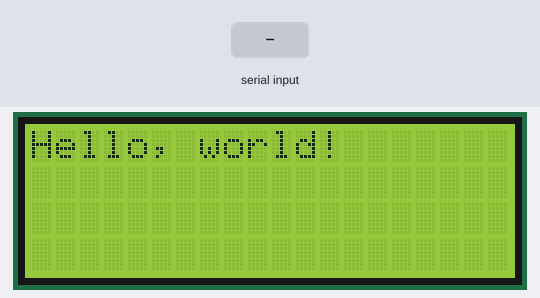
Simulated run of this sketch. Board: Arduino Uno, built with avr-gcc and run on an emulated ATmega328P. Parts: 20×4 character LCD. The inputs (shaded band) are chosen by the test bench. What the sketch prints to the serial monitor is not drawn.

Above: at 1.2 s.
1.3 s: "y" received over Serial
At 1.9 s:
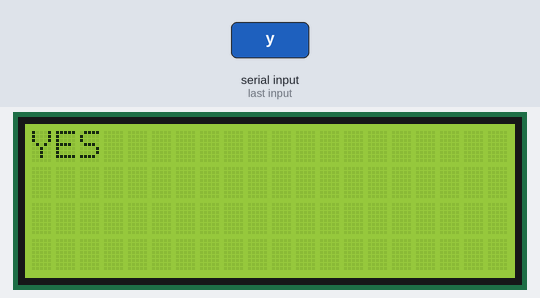
2.8 s: "n" received over Serial
At 4.0 s:
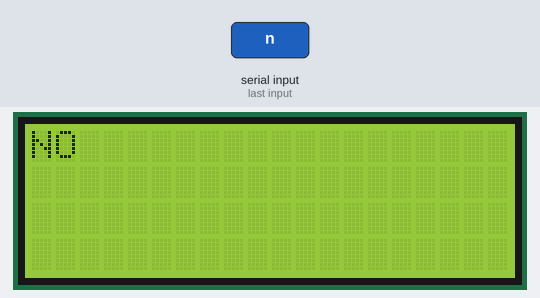
4.3 s: "m" received over Serial
At 5.5 s:
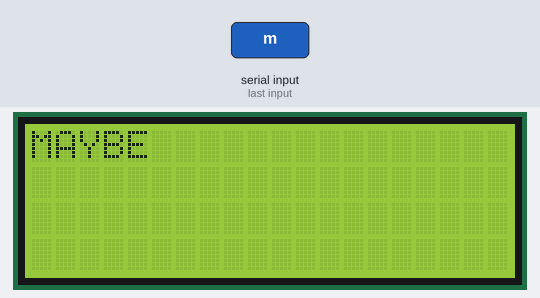
Timing chart, 0 to 7.3 s (numbered marks = the images above; inputs shaded):
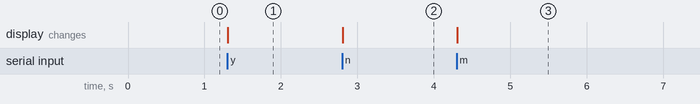

The sketch:

brain_lcd_yesnomaybe.ino
```cpp
#include <Wire.h>
#include <LiquidCrystal_I2C.h>

#include <Wire.h>
#include <LiquidCrystal_I2C.h>

unsigned long last_time = 0;

LiquidCrystal_I2C lcd(0x27,20,4);

void setup()
{
  Serial.begin(9600);
  lcd.init();
  lcd.backlight();
  lcd.setCursor(0,0);
  lcd.print("Hello, world!");
}

void loop()
{

  // Print a heartbeat
    if (millis() > last_time + 2000)
    {
      Serial.println("Arduino is alive!!");
      last_time = millis();
    }

  switch(Serial.read())
  {
    case 'y':
      lcd.setCursor(0,0);
      lcd.clear();
      lcd.print("YES");
      break;
    case 'n':
      lcd.setCursor(0,0);
      lcd.clear();
      lcd.print("NO");
      break;
    case 'm':
      lcd.setCursor(0,0);
      lcd.clear();
      lcd.print("MAYBE");
      break;
  }
}
```

Measured:
- after the input at 1.3 s, the display: changes at once (image 1)
- after the input at 2.8 s, the display: changes at once (image 2)
- after the input at 4.3 s, the display: changes at once (image 3)
